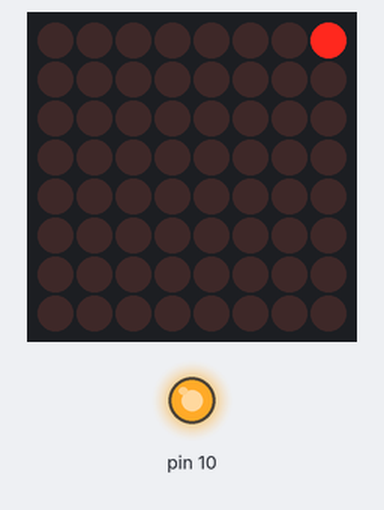
Bench run of a program on a simulated Arduino Pro Mini, built with avr-gcc and run on an emulated ATmega328P. Shown: 8×8 LED matrix, output pins drawn as LEDs (lit = HIGH). Wiring (inferred from the names in the program): MAX7219 LED driver (orientation assumed): CS pin 9. Random numbers use the default seed unless the program sets one; pins used as bus, display or sensor lines are not drawn.

Above: at 0.3 s.
At 4.8 s:
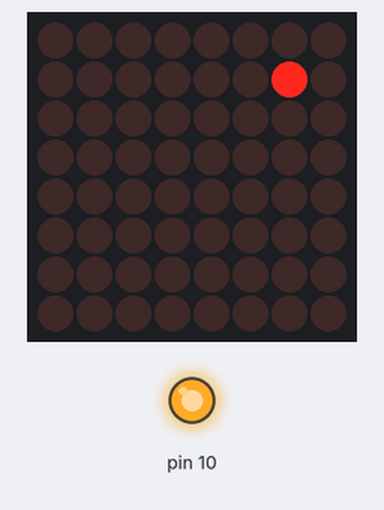
At 9.8 s:
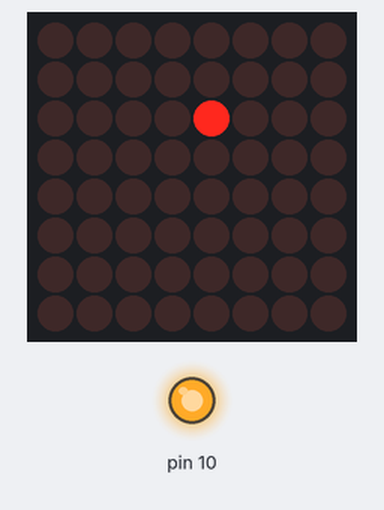
At 19.8 s:
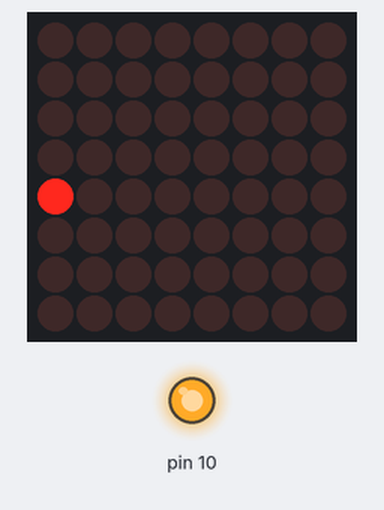
At 29.3 s:
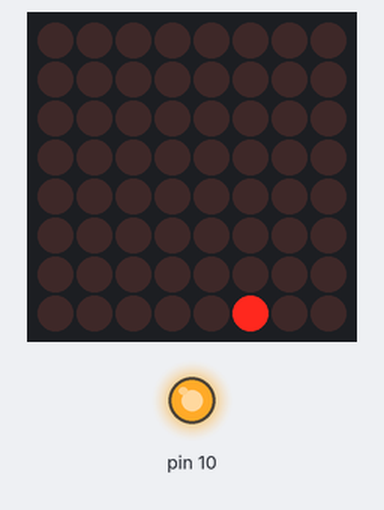
At 39.4 s:
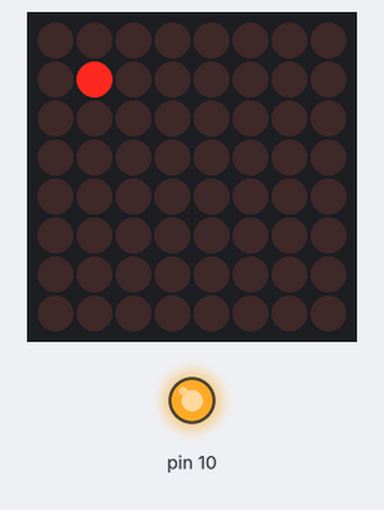

Measured:
- what the display in image 0 shows lasts 0.5 s, from 0.2 s to 0.7 s

The program:

main.cpp
```cpp
// (licence header left out)
#include <Arduino.h>
#include <SPI.h>
#include <Tauno_Max7219.h>

/* Max7219 Matrix

   Max7219 CLK - SCLK - Arduino pin 13
   Max7219 DIN - MOSI - Arduino pin 11
   Max7219 LOAD - CS -  Arduino pin 9
*/
const int MAX_CS_PIN = 9;

Tauno_Max7219 mx(MAX_CS_PIN);

uint8_t row = 0;
uint8_t column = 0;

uint8_t matrix[8] = {
  /* Matrix 1 */
  0b00000000,  // 1
  0b00000000,  // 2
  0b00000000,  // 3
  0b00000000,  // 4
  0b00000000,  // 5
  0b00000000,  // 6
  0b00000000,  // 7
  0b00000000   // 8
};

/***0********************************/
/* Matrix */
void random_patern(int16_t delay_value) {
  uint8_t row = 0;
  int i = 0, ud = 1;  // Need signed numbers.

  while (1) {
    i += ud;
    if (i > 255) {
      ud = -1;
      i = 255;
    }
    if (i < 0)   {
      ud = 1;
      i = 0;
    }
    if (row++ > 8) {
      row = 1;
  }

    mx.write(row, random(0, 255));
    // my_matrix.brightness(i>>4);
    delay(delay_value);
  }
}


void one_by_one(int delay_value) {  // int16_t delay_value
  int tulp = 1;

  for (uint8_t j = 1; j < 9; j++) {
    for (uint8_t i = 0; i <= 8; i++) {
      if (i == 8) {
        mx.write(j, 0);
      } else {
        mx.write(j, tulp);
            tulp = tulp << 1;
        delay(delay_value);
      }
    }
    tulp = 1;
  }
}
/***********************************/

void setup() {
  //Serial.begin(9600);

  /** Matrix **/
  mx.begin();
  mx.brightness(5);
  mx.clear();
}

void loop() {
  // mx.write(row, column);
  /*if (column > 256) {
    row++;
    column = 1;
  }*/
  delay(100);
  one_by_one(500);

/*
  mx.write(row + 1, matrix[row]);

  Serial.print("r=");
  Serial.print(row + 1);
  Serial.print(" c=");
  Serial.println(matrix[row]);

  if (matrix[row] == 255) {
    matrix[row+1] = matrix[row+1] + 1;
  }
  matrix[row] = matrix[row] + 1;
*/

/*
  for (uint8_t i = 0; i < 9; i++) {
    mx.write(i+1, matrix[i]);
    delay(500);
  }
*/
}
```
